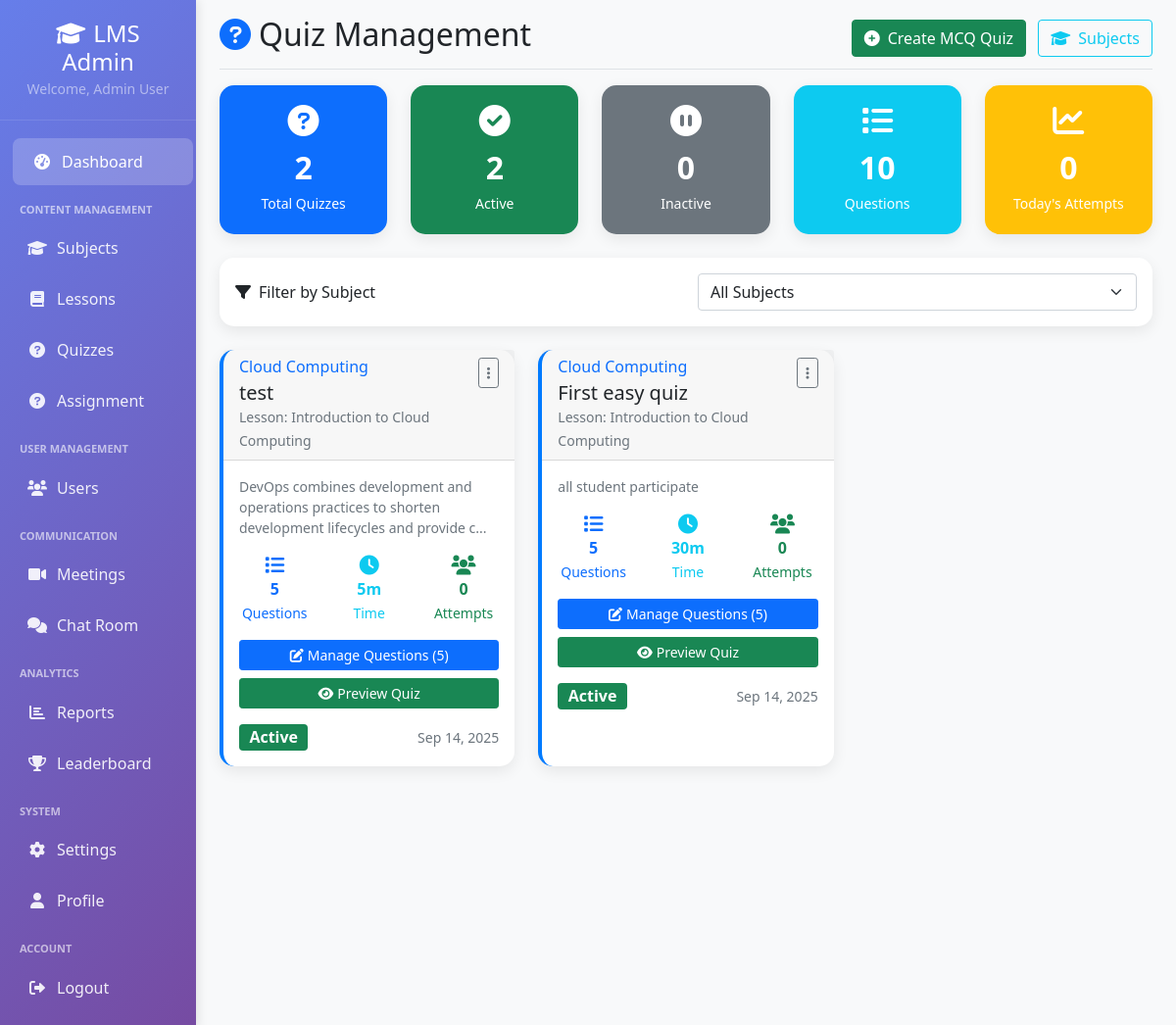
The app's page /admin/quizzes.php (signed in) with its own data.
### tables this page shows
CREATE TABLE `quizzes` (
  `id` int(11) NOT NULL,
  `subject_id` int(11) DEFAULT NULL,
  `lesson_id` int(11) DEFAULT NULL,
  `title` varchar(200) NOT NULL,
  `description` text DEFAULT NULL,
  `time_limit` int(11) DEFAULT 30,
  `passing_score` int(11) DEFAULT 70,
  `total_questions` int(11) DEFAULT 0,
  `created_by` int(11) DEFAULT 1,
  `status` enum('active','inactive','pending','rejected') DEFAULT 'active',
  `created_at` timestamp NOT NULL DEFAULT current_timestamp(),
  `updated_at` timestamp NOT NULL DEFAULT current_timestamp() ON UPDATE current_timestamp()
);

CREATE TABLE `subjects` (
  `id` int(11) NOT NULL,
  `name` varchar(100) NOT NULL,
  `description` text DEFAULT NULL,
  `created_by` int(11) DEFAULT 1,
  `status` varchar(20) DEFAULT 'active',
  `created_at` timestamp NOT NULL DEFAULT current_timestamp(),
  `updated_at` timestamp NOT NULL DEFAULT current_timestamp() ON UPDATE current_timestamp(),
  `color` varchar(7) DEFAULT '#007bff',
  `icon` varchar(50) DEFAULT 'book'
);

CREATE TABLE `lessons` (
  `id` int(11) NOT NULL,
  `subject_id` int(11) DEFAULT NULL,
  `lesson_order` int(11) DEFAULT 1,
  `title` varchar(200) NOT NULL,
  `description` text DEFAULT NULL,
  `content` text NOT NULL,
  `presentation` varchar(255) DEFAULT NULL,
  `category` varchar(100) DEFAULT NULL,
  `difficulty` enum('beginner','intermediate','advanced') DEFAULT 'beginner',
  `google_form_url` varchar(500) DEFAULT NULL,
  `google_form_embed_code` text DEFAULT NULL,
  `created_by` int(11) DEFAULT 1,
  `status` enum('active','inactive','pending','rejected') DEFAULT 'active',
  `created_at` timestamp NOT NULL DEFAULT current_timestamp(),
  `updated_at` timestamp NOT NULL DEFAULT current_timestamp() ON UPDATE current_timestamp(),
  `duration` int(11) DEFAULT 15
);

### admin/quizzes.php (the view, shortened to what the rows shown need)
<?php
$host = 'localhost';
$username = 'root';
$password = '';
$database = 'learning_platform';
$conn = new mysqli($host, $username, $password, $database);
$where_clause = '';
$quizzes = $conn->query("
    SELECT q.*, s.name as subject_name, l.title as lesson_title, u.name as creator_name,
    (SELECT COUNT(*) FROM quiz_questions qq WHERE qq.quiz_id = q.id) as question_count,
    (SELECT COUNT(*) FROM quiz_attempts qa WHERE qa.quiz_id = q.id) as attempt_count
    FROM quizzes q
    LEFT JOIN subjects s ON q.subject_id = s.id
    LEFT JOIN lessons l ON q.lesson_id = l.id
    LEFT JOIN users u ON q.created_by = u.id
    $where_clause
    ORDER BY q.created_at DESC
");
?>
<!DOCTYPE html>
<html lang="en">
<head>
    <link href="https://cdn.jsdelivr.net/npm/bootstrap@5.1.3/dist/css/bootstrap.min.css" rel="stylesheet">
    <link href="https://cdnjs.cloudflare.com/ajax/libs/font-awesome/6.0.0/css/all.min.css" rel="stylesheet">
</head>
<body>
    <div class="container-fluid">
        <div class="row">
            <main class="col-md-10 ms-sm-auto px-md-4">
                <div class="d-flex justify-content-between flex-wrap flex-md-nowrap align-items-center pt-3 pb-2 mb-3 border-bottom">
                    <div>
                        <h1 class="h2"><i class="fas fa-question-circle me-2 text-primary"></i>Quiz Management</h1>
                    </div>
                </div>
                <div class="row">
                    <?php if ($quizzes->num_rows > 0): ?>
                        <?php while ($quiz = $quizzes->fetch_assoc()): ?>
                        <div class="col-md-6 col-lg-4 mb-4">
                            <div class="card quiz-card <?php echo $quiz['status'] == 'inactive' ? 'inactive' : ''; ?> h-100">
                                <div class="card-header">
                                    <div class="d-flex justify-content-between align-items-start">
                                        <div>
                                            <h6 class="mb-1 text-primary"><?php echo htmlspecialchars($quiz['subject_name']); ?></h6>
                                            <h5 class="mb-0"><?php echo htmlspecialchars($quiz['title']); ?></h5>
                                            <?php if ($quiz['lesson_title']): ?>
                                            <small class="text-muted">Lesson: <?php echo htmlspecialchars($quiz['lesson_title']); ?></small>
                                            <?php endif; ?>
                                        </div>
                                        <div class="dropdown">
                                            <button class="btn btn-sm btn-outline-secondary" data-bs-toggle="dropdown">
                                                <i class="fas fa-ellipsis-v"></i>
                                            </button>
                                        </div>
                                    </div>
                                </div>
                                <div class="card-body">
                                    <p class="card-text text-muted small">
                                        <?php echo htmlspecialchars(substr($quiz['description'] ?? 'No description', 0, 100)) . (strlen($quiz['description'] ?? '') > 100 ? '...' : ''); ?>
                                    </p>
                                    <div class="row text-center mb-3">
                                        <div class="col-4">
                                            <div class="text-primary">
                                                <i class="fas fa-list fa-lg"></i>
                                                <div><strong><?php echo $quiz['question_count']; ?></strong></div>
                                                <small>Questions</small>
                                            </div>
                                        </div>
                                        <div class="col-4">
                                            <div class="text-info">
                                                <i class="fas fa-clock fa-lg"></i>
                                                <div><strong><?php echo $quiz['time_limit']; ?>m</strong></div>
                                                <small>Time</small>
                                            </div>
                                        </div>
                                        <div class="col-4">
                                            <div class="text-success">
                                                <i class="fas fa-users fa-lg"></i>
                                                <div><strong><?php echo $quiz['attempt_count']; ?></strong></div>
                                                <small>Attempts</small>
                                            </div>
                                        </div>
                                    </div>
                                    <div class="d-grid gap-2">
                                        <?php if ($quiz['question_count'] == 0): ?>
                                        <a href="quiz_questions_manage.php?quiz_id=<?php echo $quiz['id']; ?>" class="btn btn-warning btn-sm">
                                            <i class="fas fa-exclamation-triangle me-1"></i>Add Questions First
                                        </a>
                                        <?php else: ?>
                                        <a href="quiz_questions_manage.php?quiz_id=<?php echo $quiz['id']; ?>" class="btn btn-primary btn-sm">
                                            <i class="fas fa-edit me-1"></i>Manage Questions (<?php echo $quiz['question_count']; ?>)
                                        </a>
                                        <?php endif; ?>
                                        <?php if ($quiz['question_count'] >= 3): ?>
                                        <a href="quiz_preview.php?quiz_id=<?php echo $quiz['id']; ?>" target="_blank" class="btn btn-success btn-sm">
                                            <i class="fas fa-eye me-1"></i>Preview Quiz
                                        </a>
                                        <?php endif; ?>
                                    </div>
                                    <div class="d-flex justify-content-between align-items-center mt-3">
                                        <span class="badge bg-<?php echo $quiz['status'] == 'active' ? 'success' : 'secondary'; ?> fs-6">
                                            <?php echo ucfirst($quiz['status']); ?>
                                        </span>
                                        <small class="text-muted"><?php echo date('M j, Y', strtotime($quiz['created_at'])); ?></small>
                                    </div>
                                </div>
                            </div>
                        </div>
                        <?php endwhile; ?>
                    <?php endif; ?>
                </div>
            </main>
        </div>
    </div>
</body>
</html>

### records on screen
quizzes: subject.name "Cloud Computing", title "test", lesson.title "Introduction to Cloud Computing", description "DevOps combines development and operations practices to shorten development lifecycles and provide c", question_count "5", time_limit "5", attempt_count "0", status "Active", created_at "Sep 14, 2025"
quizzes: subject.name "Cloud Computing", title "First easy quiz", lesson.title "Introduction to Cloud Computing", description "all student participate", question_count "5", time_limit "30", attempt_count "0", status "Active", created_at "Sep 14, 2025"

### other values on screen
$_SESSION['name'] "Admin User"
$quiz_stats['total_quizzes'] "2"
$quiz_stats['active_count'] "2"
$quiz_stats['inactive_count'] "0"
$quiz_stats['total_questions'] "10"
$quiz_stats['today_attempts'] "0"
